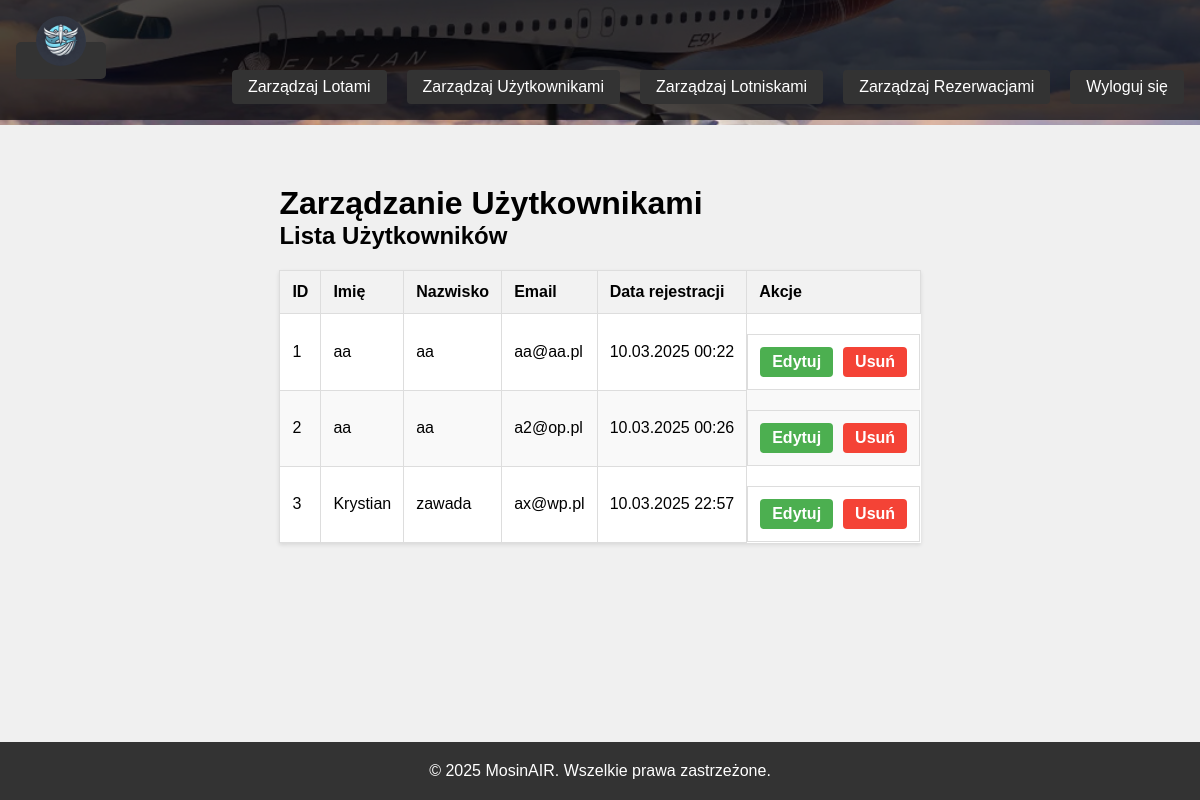
The app's page /strona/main/admin/zarzadzaj_uzytkownikami.php (signed in), older data.
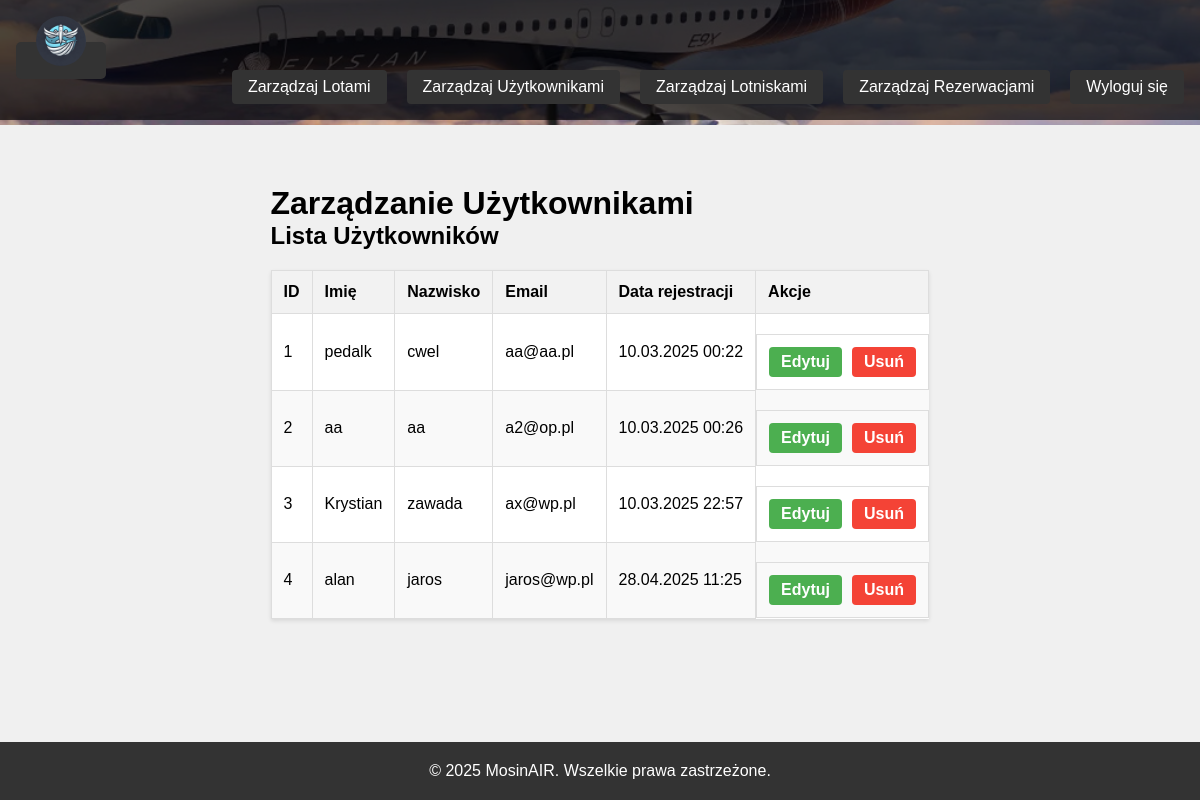
The same page, newer data.
### tables this page shows
CREATE TABLE `uzytkownicy` (
  `id` int(11) NOT NULL,
  `imie` varchar(50) NOT NULL,
  `nazwisko` varchar(50) NOT NULL,
  `email` varchar(100) NOT NULL,
  `haslo` varchar(255) NOT NULL,
  `data_rejestracji` timestamp NOT NULL DEFAULT current_timestamp()
);

### strona/main/admin/zarzadzaj_uzytkownikami.php (the view, shortened to what this page needs)
<?php
require_once '../../config.php';
try {
    $query = "SELECT * FROM uzytkownicy ORDER BY id";
    $stmt = $db->query($query);
    $users = $stmt->fetchAll(PDO::FETCH_ASSOC);
} catch (PDOException $e) {
    $_SESSION['error'] = "Błąd podczas pobierania listy użytkowników: " . $e->getMessage();
    $users = [];
}
?>
<!DOCTYPE html>
<html lang="pl">
<head>
    <link rel="stylesheet" href="../../dodatki/style.css">
    <link rel="stylesheet" href="admin.css">
</head>
<body>
    <header>
        <nav>
            <div class="logo">
                <a href="adminpage.php">
                    <img src="../../zdjecia/logo/logo_mosinair.jpeg" alt="MosinAIR Logo" width="50" height="50">
                </a>
            </div>
            <div class="nav-links">
                <a href="../admin/adminpage.php">Zarządzaj Lotami</a>
                <a href="zarzadzaj_uzytkownikami.php" class="active">Zarządzaj Użytkownikami</a>
                <a href="manage_airports.php">Zarządzaj Lotniskami</a>
                <a href="manage_reservations.php">Zarządzaj Rezerwacjami</a>
                <a href="../../index.php">Wyloguj się</a>
            </div>
        </nav>
    </header>
    <main>
        <div class="container">
            <h1>Zarządzanie Użytkownikami</h1>
            <h2>Lista Użytkowników</h2>
            <?php if(count($users) > 0): ?>
                <table class="user-table">
                    <thead>
                        <tr>
                            <th>ID</th>
                            <th>Imię</th>
                            <th>Nazwisko</th>
                            <th>Email</th>
                            <th>Data rejestracji</th>
                            <th>Akcje</th>
                        </tr>
                    </thead>
                    <tbody>
                        <?php foreach($users as $user): ?>
                            <tr>
                                <td><?php echo $user['id']; ?></td>
                                <td><?php echo htmlspecialchars($user['imie']); ?></td>
                                <td><?php echo htmlspecialchars($user['nazwisko']); ?></td>
                                <td><?php echo htmlspecialchars($user['email']); ?></td>
                                <td><?php echo isset($user['data_rejestracji']) ? date('d.m.Y H:i', strtotime($user['data_rejestracji'])) : 'Brak danych'; ?></td>
                                <td class="action-buttons">
                                    <a href="zarzadzaj_uzytkownikami.php?edit_id=<?php echo $user['id']; ?>" class="edit-btn">Edytuj</a>
                                    <a href="zarzadzaj_uzytkownikami.php?delete_id=<?php echo $user['id']; ?>" class="delete-btn" onclick="return confirm('Czy na pewno chcesz usunąć tego użytkownika? Ta operacja usunie również wszystkie jego rezerwacje.')">Usuń</a>
                                </td>
                            </tr>
                        <?php endforeach; ?>
                    </tbody>
                </table>
            <?php else: ?>
                <p>Brak użytkowników w bazie danych.</p>
            <?php endif; ?>
        </div>
    </main>
    <footer>
        <p>&copy; <?php echo date('Y'); ?> MosinAIR. Wszelkie prawa zastrzeżone.</p>
    </footer>
</body>
</html>

Row changes from the older to the newer data that the page shows:
changed uzytkownicy "aa@aa.pl": imie "aa" → "pedalk"; nazwisko "aa" → "cwel"
added uzytkownicy: id "4", imie "alan", nazwisko "jaros", email "jaros@wp.pl", data_rejestracji "28.04.2025 11:25"
